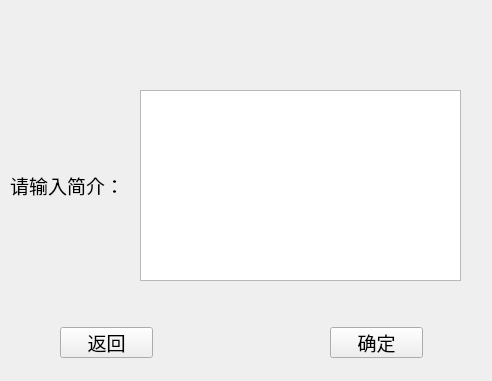
<?xml version="1.0" encoding="UTF-8"?>
<ui version="4.0">
 <class>jianjie</class>
 <widget class="QWidget" name="jianjie">
  <property name="geometry">
   <rect>
    <x>0</x>
    <y>0</y>
    <width>492</width>
    <height>381</height>
   </rect>
  </property>
  <property name="windowTitle">
   <string>校园寻路系统</string>
  </property>
  <property name="windowIcon">
   <iconset resource="School.qrc">
    <normaloff>:/School/Picture/tb.png</normaloff>:/School/Picture/tb.png</iconset>
  </property>
  <property name="styleSheet">
   <string notr="true">background-image: url(:/School/Picture/jianjie.png);</string>
  </property>
  <widget class="QLabel" name="MC">
   <property name="geometry">
    <rect>
     <x>10</x>
     <y>20</y>
     <width>471</width>
     <height>41</height>
    </rect>
   </property>
   <property name="font">
    <font>
     <family>方正粗黑宋简体</family>
     <pointsize>14</pointsize>
    </font>
   </property>
   <property name="text">
    <string/>
   </property>
  </widget>
  <widget class="QTextEdit" name="Jj_edit">
   <property name="geometry">
    <rect>
     <x>140</x>
     <y>90</y>
     <width>321</width>
     <height>191</height>
    </rect>
   </property>
   <property name="font">
    <font>
     <family>方正粗黑宋简体</family>
     <pointsize>14</pointsize>
    </font>
   </property>
  </widget>
  <widget class="QLabel" name="label">
   <property name="geometry">
    <rect>
     <x>10</x>
     <y>150</y>
     <width>141</width>
     <height>71</height>
    </rect>
   </property>
   <property name="font">
    <font>
     <family>方正粗黑宋简体</family>
     <pointsize>14</pointsize>
    </font>
   </property>
   <property name="text">
    <string>请输入简介：</string>
   </property>
  </widget>
  <widget class="QPushButton" name="qd_button">
   <property name="geometry">
    <rect>
     <x>330</x>
     <y>327</y>
     <width>93</width>
     <height>31</height>
    </rect>
   </property>
   <property name="font">
    <font>
     <family>方正粗黑宋简体</family>
     <pointsize>14</pointsize>
    </font>
   </property>
   <property name="text">
    <string>确定</string>
   </property>
  </widget>
  <widget class="QPushButton" name="fh_button">
   <property name="geometry">
    <rect>
     <x>60</x>
     <y>327</y>
     <width>93</width>
     <height>31</height>
    </rect>
   </property>
   <property name="font">
    <font>
     <family>方正粗黑宋简体</family>
     <pointsize>14</pointsize>
    </font>
   </property>
   <property name="text">
    <string>返回</string>
   </property>
  </widget>
 </widget>
 <layoutdefault spacing="6" margin="11"/>
 <resources>
  <include location="School.qrc"/>
 </resources>
 <connections/>
</ui>
